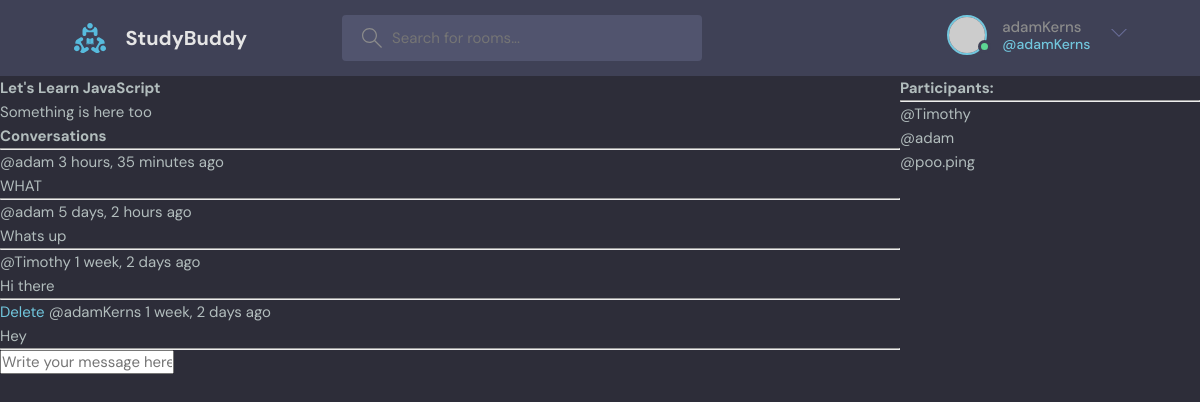
The page /room/5/ (signed in) on the database its author committed.
### base/models.py (models this page shows, shortened)
class Room(models.Model):
    host = models.ForeignKey(User, on_delete=models.SET_NULL, null=True)
    topic = models.ForeignKey(Topic, on_delete=models.SET_NULL, null=True)
    name = models.CharField(max_length=200)
    description = models.TextField(null=True, blank=True)
    participants = models.ManyToManyField(User, related_name='participants', blank=True)
    updated = models.DateTimeField(auto_now=True)
    created = models.DateTimeField(auto_now_add=True)
    class Meta:
        ordering = ['-updated', '-created']

class Message(models.Model):
    user = models.ForeignKey(User, on_delete=models.CASCADE)
    room = models.ForeignKey(Room, on_delete=models.CASCADE)
    body = models.TextField()
    updated = models.DateTimeField(auto_now=True)
    created = models.DateTimeField(auto_now_add=True)
    class Meta:
        ordering = ['-updated', '-created']

### base/views.py (the view)
# urls.py: path('room/<str:pk>/', views.room, name='room'),
def room(request, pk):
    room = Room.objects.get(id=pk)
    room_messages = room.message_set.all().order_by('-created')
    participants = room.participants.all()
    if request.method == 'POST':
        message = Message.objects.create(user=request.user, room=room, body=request.POST.get('body'))
        room.participants.add(request.user)
        return redirect('room', pk=room.id)
    context = {'room': room, 'room_messages': room_messages, 'participants': participants}
    return render(request, 'base/room.html', context)

### base/templates/base/room.html (shortened to what this page needs)
{% extends "main.html" %}
{% block content %}
<div class="room-container">
    <div>
        <h1>{{room.name}}</h1>
        <p>{{room.description}}</p>
        <div class="comment-wrapper">
            <h1>Conversations</h1>
            <hr>
            {%for message in room_messages%}
            <div>
                {% if request.user == message.user%}
                <a href="{% url 'delete-message' message.id%}">Delete</a>
                {%endif%}
                <small>@{{message.user}}   {{message.created|timesince}} ago</small>
                <p>{{message.body}}</p>
                <hr>
            </div>
            {%endfor%}
        </div>
        {% if request.user.is_authenticated %}
        <div class="comment-form">
            <form method="POST" action="">
                <input type="text" name="body" placeholder="Write your message here...">
            </form>
        </div>
        {% endif %}
    </div>
    <div>
        <h3>Participants:</h3>
        <hr>
        {% for user in participants %}
            <div>
                <p>@{{user.username}}</p>
            </div>
        {%endfor%}
    </div>
</div>
{% endblock content %}

### templates/navbar.html (shortened to what this page needs)
<!DOCTYPE html>
{% load static %}
<header class="header header--loggedIn">
    <div class="container">
      <a href="{% url 'home'%}" class="header__logo">
        <img src="{% static 'images/logo.svg' %}" />
        <h1>StudyBuddy</h1>
      </a>
      <form class="header__search" method="GET" action="{% url 'home' %}">
        <label>
          <input name="q" placeholder="Search for rooms..." />
        </label>
      </form>
      <nav class="header__menu">
        {%if request.user.is_authenticated%}
        <div class="header__user">
          <a href="profile.html">
            <div class="avatar avatar--medium active">
              <img src="https://randomuser.me/api/portraits/men/37.jpg" />
            </div>
            <p>{{request.user.username}} <span>@{{request.user.username}}</span></p>
          </a>
          <button class="dropdown-button">
            <svg version="1.1" xmlns="http://www.w3.org/2000/svg" width="32" height="32" viewBox="0 0 32 32">
              <title>chevron-down</title>
              <path d="M16 21l-13-13h-3l16 16 16-16h-3l-13 13z"></path>
            </svg>
          </button>
        </div>
        {% else %}
        <a href="{% url 'login'%}">
            <img src="{% url 'images/avatars.svg'%}">
            <p>Login</p>
        </a>
        {% endif %}
      </nav>
    </div>
  </header>

### static/styles/style.css (style rules this page uses)
:root { --color-main: #71c6dd; --color-main-light: #e1f6fb; --color-dark: #3f4156; --color-dark-medium: #51546e; --color-dark-light: #696d97; --color-light: #e5e5e5; --color-gray: #8b8b8b; --color-light-gray: #b2bdbd; --color-bg: #2d2d39; --color-success: #5dd693; --color-error: #fc4b0b; }
* { font-family: "DM Sans", -apple-system, BlinkMacSystemFont, "Segoe UI", Roboto, Oxygen, Ubuntu, Cantarell, "Open Sans", "Helvetica Neue", sans-serif; margin: 0; padding: 0; box-sizing: border-box; text-rendering: optimizeLegibility; font-size: inherit; }
html { font-size: 56.25%; }
@media only screen and (min-width: 1200px) { html { font-size: 62.5%; } }
body { line-height: 1.6; font-weight: 400; font-size: 1.5rem; color: var(--color-light-gray); background-color: var(--color-bg); min-height: 100vh; }
img { width: 100%; }
a { display: inline-block; color: var(--color-main); text-decoration: none; }
.container { max-width: 120rem; width: 90%; margin: auto; }
.avatar { position: relative; display: inline-block; border-radius: 50%; border: 2px solid var(--color-main); }
.avatar img { display: block; border-radius: 50%; object-fit: cover; object-position: center; }
.avatar::after { content: ""; display: block; position: absolute; background-color: var(--color-gray); z-index: 111; border-radius: 50%; border: 0.3rem solid var(--color-dark); }
.avatar.active::after { background-color: var(--color-success); }
.avatar.avatar--medium img { width: 3.6rem; height: 3.6rem; border-radius: 50%; }
.avatar.avatar--medium:after { width: 0.7rem; height: 0.7rem; bottom: 0px; right: -6px; }
.header { padding: 1.5rem; background-color: var(--color-dark); }
.header > .container { display: flex; gap: 9.5rem; }
.header__logo, .header__user { display: flex; gap: 2rem; align-items: center; }
.header__logo > img { height: 3.2rem; width: 3.2rem; }
.header__logo > h1 { font-weight: 700; font-size: 2rem; color: var(--color-light); }
.header__search > label { background-color: var(--color-dark-medium); padding: 1.3rem 1rem; display: flex; align-items: center; gap: 1rem; border-radius: 4px; }
.header__search svg { fill: var(--color-gray); width: 2rem; height: 2rem; margin-left: 1rem; }
.header__search input { width: 30rem; background: transparent; border: none; outline: none; color: var(--color-light); }
.header__menu { margin-left: auto; position: relative; }
.header__menu a { display: flex; gap: 1.5rem; align-items: center; font-weight: 500; text-decoration: none; color: var(--color-gray); }
.header__menu img { height: 3.6rem; }
.header__menu p { line-height: 1.2; }
.header__menu span { color: var(--color-main); font-weight: 500; font-size: 1.4rem; display: block; }
.header__menu svg { width: 1.6rem; height: 1.6rem; fill: var(--color-dark-light); }
.dropdown-button { background: transparent; border: 0; outline: 0; cursor: pointer; }

### base/templates/base/room.html (style rules this page uses)
.room-container { display: grid; grid-template-columns: 3fr 1fr; }

### rows shown on the page
Room: name "Let's Learn JavaScript", description "Something is here too"
Message: user "adam", created "3 hours, 35 minutes", body "WHAT"
Message: user "adam", created "5 days, 2 hours", body "Whats up"
Message: user "Timothy", created "1 week, 2 days", body "Hi there"
Message: shows "Delete", user "adamKerns", created "1 week, 2 days", body "Hey"

### other values the page prints
{{ request.user.username }} "adamKerns"
{{ user.username }} "Timothy"
{{ user.username }} "adam"
{{ user.username }} "poo.ping"
